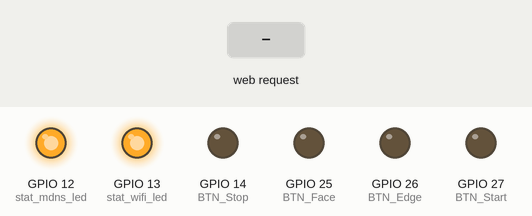
This sketch was run on a simulated ESP32. On the bench: output pins drawn as LEDs (lit = HIGH). The test bench sets the inputs (shaded band). WiFi joins after 1.5 s; servers stay silent unless stated; what the sketch prints to the serial monitor is not drawn.

Above: at 2.7 s.
2.8 s: HTTP request GET /api/edge received
At 2.9 s:
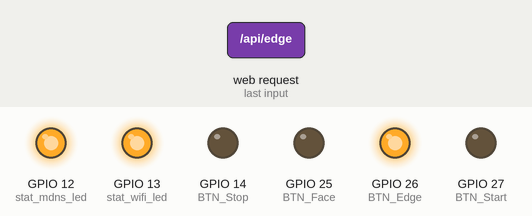
4.5 s: HTTP request GET /api/face received
At 4.6 s:
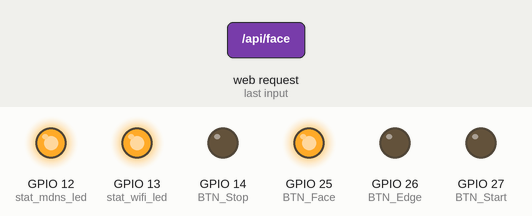
6.2 s: HTTP request GET /api/start received
At 6.3 s:
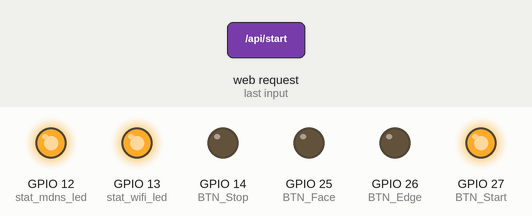
7.9 s: HTTP request GET /api/stop received
At 8.0 s:
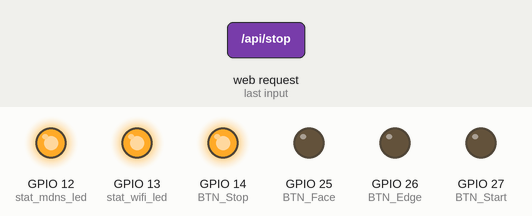
Timing chart, 0 to 10.6 s (numbered marks = the images above; inputs shaded):
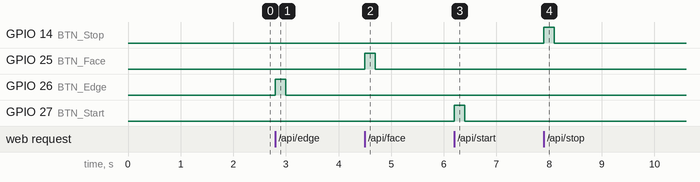

The sketch:

pxMicro.ino
```cpp
#include <WiFi.h>
#include <ESPmDNS.h>
#include <WebServer.h>

/********************************************************/
// Wifi Setup, Change between "Brackets"
/********************************************************/
//char* WifiMode = "CL"; //AP or CL //Run as Axcesspoint or Client
/********************************************************/
const char* ssid      = "xxx"; //Insert SSID
const char* password  = "xxx"; // Insert PW

// Setup your Static IP address
IPAddress local_IP(192, 168, 2, 250); // Remember to uppdate Last line of code
// Setup Gateway IP address
IPAddress gateway(192, 168, 2, 254);
IPAddress subnet(255, 255, 0, 0);
IPAddress primaryDNS(8, 8, 8, 8);   //optional
IPAddress secondaryDNS(8, 8, 4, 4); //optional
/********************************************************/
/*char* ApSSID      = "TargetCtr";   // Broadcast this SSID Between "", 1-32 Charecters
  char* ApPassword  = "Timer1234";   // Cange Between "", 8-64 Charecters*/
WebServer server(80);
/********************************************************/
// Config of Pins, Board: NodE MCU ESP-32S v1.1 101010
/********************************************************/
#define BTN_Face     25  //Input pinnumber for triggering Face
#define BTN_Edge     26  //Input pinnumber for triggering Edge
#define BTN_Start    27  //Input pinnumber for triggering Start
#define BTN_Stop     14  //Input pinnumber for triggering Stop
#define stat_wifi_led     13  //Wifi Led Pin number
#define stat_mdns_led     12  //MDNS Led Pin number
#define Pressed_delay 200  // Button press delay
/********************************************************/

void setup() {

  Serial.begin(115200);
  Serial.println ("Starting");

  pinMode(BTN_Face,   OUTPUT);
  pinMode(BTN_Edge,   OUTPUT);
  pinMode(BTN_Start,  OUTPUT);
  pinMode(BTN_Stop,   OUTPUT);
  digitalWrite(BTN_Stop, LOW);
  digitalWrite(BTN_Edge, LOW);
  digitalWrite(BTN_Start, LOW);
  digitalWrite(BTN_Stop, LOW);
  pinMode(stat_wifi_led,  OUTPUT);
  pinMode(stat_mdns_led,   OUTPUT);
  digitalWrite(stat_wifi_led, LOW);
  digitalWrite(stat_mdns_led, LOW);

  // Configures static IP address
  if (!WiFi.config(local_IP, gateway, subnet, primaryDNS, secondaryDNS)) {
    Serial.println("STA Failed to configure");
  }
  // Connect to Wi-Fi network with SSID and password
  Serial.print("Connecting to ");
  Serial.println(ssid);
  WiFi.begin(ssid, password);
  while (WiFi.status() != WL_CONNECTED) {
    delay(500);
    Serial.print(".");
  }
  digitalWrite(stat_wifi_led, HIGH);


  if (!MDNS.begin("pxMicro")) {
    Serial.println("Error setting up MDNS responder!");
    while (1) {
      delay(1000);
    }
  }
  digitalWrite(stat_mdns_led, HIGH);

  server.on("/", handle_OnConnect);
  server.on("/api/edge",  Edge);
  server.on("/api/face",  Face);
  server.on("/api/start", Start);
  server.on("/api/stop",  Stop);

  server.begin();
  Serial.println("HTTP server started");
  MDNS.addService("http", "tcp", 80);

  // Print local IP address and start web server
  //IP_adress = WiFi.localIP();
  Serial.println("");
  Serial.println("WiFi connected.");
  Serial.println("IP address: ");
  Serial.println(local_IP);

}

void loop() {
  // Serial.println ("Loop");

  server.handleClient();
}

/*
 * * * * * * * * * * * * *
   - - Setup Of functions
 * * * * * * * * * * * * *
*/


void sendhtml() {
  server.send(200, "text/html", SendHTML());
}

void Face() {
  server.send(200, "text/html", "");
  digitalWrite(BTN_Face, HIGH);
  Serial.println ("Face Pressed");
  delay(Pressed_delay);
  digitalWrite(BTN_Face, LOW);
  Serial.println ("Face Reset");
}
void  Edge() {
  server.send(200, "text/html", "");
  digitalWrite(BTN_Edge, HIGH);
  Serial.println ("Edge Pressed");
  delay(Pressed_delay);
  digitalWrite(BTN_Edge, LOW);
  Serial.println ("Edge Reset");
}
void  Start() {
  server.send(200, "text/html", "");
  digitalWrite(BTN_Start, HIGH);
  Serial.println ("Start Pressed");
  delay(Pressed_delay);
  digitalWrite(BTN_Start, LOW);
  Serial.println ("Start Reset");
}
void  Stop() {
  server.send(200, "text/html", "");
  digitalWrite(BTN_Stop, HIGH);
  Serial.println ("Stop Pressed");
  delay(Pressed_delay);
  digitalWrite(BTN_Stop, LOW);
  Serial.println ("Stop Reset");
}

void handle_OnConnect() {
  sendhtml();
}

String SendHTML() {
  String ptr = "<!DOCTYPE html> <html>\n";
  ptr += "<head><meta name=\"viewport\" content=\"width=device-width, initial-scale=1.0, user-scalable=no\">\n";
  ptr += "<title>Target Control</title>\n";
  ptr += "<style>html { font-family: Helvetica; display: inline-block; margin: 0px auto; text-align: center;}\n";
  ptr += "body{margin-top: 50px;} h1 {color: #444444;margin: 50px auto 30px;} h3 {color: #444444;margin-bottom: 50px;}\n";
  ptr += ".button {display: block;width: 80px;background-color: #3498db;border: none;color: white;padding: 13px 30px;text-decoration: none;font-size: 25px;margin: 0px auto 35px;cursor: pointer;border-radius: 4px;}\n";
  ptr += ".button-on {background-color: #00ee00;}\n";
  ptr += ".button-off {background-color:  #8b8b7a;}\n";
  ptr += ".button-stop {background-color: #ee0000;}\n";
  ptr += ".button-stop:active {background-color: #ee0000;}\n";
  ptr += "</style>\n";
  ptr += "</head>\n";
  ptr += "<body>\n";
  ptr += "<h1>Target Control</h1>";
  ptr += "<h3>For PX-MICRO</h3>";
  ptr += "<center><table><tr>";
  ptr += "<th><a class=\"button button-on\" href=\"/api/start\" target=\"iframe\">Start</a>\n</th>";
  ptr += "<th>&nbsp&nbsp&nbsp&nbsp&nbsp&nbsp&nbsp&nbsp</th>";
  ptr += "<th><a class=\"button button-off\" href=\"/api/face\" target=\"iframe\">Face</a>\n</th>";
  ptr += "</tr>&nbsp&nbsp&nbsp&nbsp&nbsp&nbsp&nbsp&nbsp<tr>";
  ptr += "<th><a class=\"button button-stop\" href=\"/api/stop\" target=\"iframe\">Stop</a>\n</th>";
  ptr += "<th></th>";
  ptr += "<th><a class=\"button button-off\" href=\"/api/edge\" target=\"iframe\">Edge</a>\n</th>";
  ptr += "</center></tr></table>";
  ptr += "<p>192.168.2.250 / pxMicro.local</p>"; // Update IP adress
  ptr += "<iframe height=\"0\" width=\"0\" name=\"iframe\"></iframe>";
  ptr += "</body>\n";
  ptr += "</html>\n";
  return ptr;
}
```

Measured:
- after the input at 2.8 s, GPIO 26 (BTN_Edge): LOW → HIGH at once, → LOW 0.20 s later
- after the input at 4.5 s, GPIO 25 (BTN_Face): LOW → HIGH at once, → LOW 0.20 s later
- after the input at 6.2 s, GPIO 27 (BTN_Start): LOW → HIGH at once, → LOW 0.20 s later
- after the input at 7.9 s, GPIO 14 (BTN_Stop): LOW → HIGH at once, → LOW 0.20 s later
